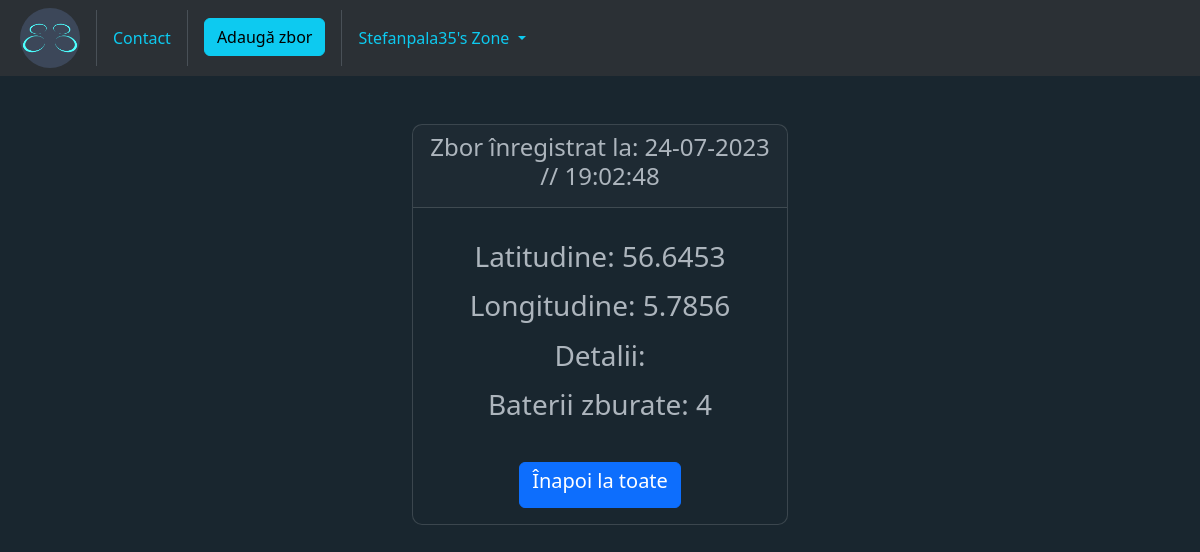
/MyZone/flight_details/4 (signed in), run on the app's committed database.
### home/models.py (models this page shows, shortened)
class Operator(AbstractUser):
	caa_code = models.CharField(verbose_name='CAA Code', max_length=40, unique=True, null=True)
	file1 = models.FileField(verbose_name='Certificat A1/A3', null=True, blank=True, upload_to='static/certificates/')
	file2 = models.FileField(verbose_name='Certificat A2', null=True, blank=True, upload_to='static/certificates/')

class FlightLog(models.Model):
	operator = models.ForeignKey(Operator, on_delete=models.CASCADE)  # CAA.ro code
	aircraft = models.ForeignKey(Aircraft, on_delete=models.CASCADE)  # aircraft name
	longitude = models.FloatField(null=True, blank=True)  # location
	latitude = models.FloatField(null=True, blank=True)  # location
	details = models.TextField(null=True, blank=True)  # mission - photo, video, recon, job
	batteries_flown = models.IntegerField(default=1)
	created_at = models.DateTimeField(auto_now_add=True)
	updated_at = models.DateTimeField(auto_now=True)

### home/views.py (the view)
# urls.py: path('MyZone/flight_details/<int:pk>', views.FlightDetailView.as_view(), name='flight-details'),
class FlightDetailView(LoginRequiredMixin, DetailView):
	template_name = 'home/flight_details.html'
	model = FlightLog

### templates/home/flight_details.html (shortened to what this page needs)
{% extends 'base.html' %}
{% block content %}
    <div class="container-fluid" data-bs-theme="dark">
        <div class="row">
            <div class="col-md-4 offset-md-4">
                <div class="card text-center ">
                    <div class="card-header">
                        <h4>Zbor înregistrat la: {{ flightlog.created_at|date:"d-m-Y // H:i:s" }}</h4>
                    </div>
                    <div class="card-body ">
                        <p class="card-text">
                            <h3>Latitudine: {{ flightlog.latitude }}</h3>
                        </p>
                        <p class="card-text">
                            <h3>Longitudine: {{ flightlog.longitude }}</h3>
                        </p>
                        <p class="card-text">
                            <h3>Detalii: {{ flightlog.details }}</h3>
                        </p>
                        <p class="card-text">
                            <h3>Baterii zburate: {{ flightlog.batteries_flown }}</h3>
                        </p>
                        <br>
                        <a href="{% url 'list-of-flights' %}" class="btn btn-primary"><h5>Înapoi la toate</h5></a>
                    </div>
                </div>
            </div>
        </div>
    </div>
{% endblock %}

### templates/navbar.html (shortened to what this page needs)
<nav class="navbar navbar-expand-lg bg-body-tertiary" data-bs-theme="dark">
    {% load static %}
    <div class="container-fluid">
        <a href="{% url 'homepage' %}">
            <img src="{% static 'images/LOGO256p-01.png' %}" alt="logo" width="60"
                 class="img-fluid rounded-circle mx-2">
        </a>
        <div class="collapse navbar-collapse" id="navbarSupportedContent">
            <ul class="navbar-nav me-auto mb-2 mb-lg-0">
                <li class="nav-item">
                    <a class="nav-link text-info btn btn-secondary m-2" href="{% url 'contact' %}">Contact</a>
                </li>
                <div class="d-flex flex-row">
                    {% if user.is_authenticated %}
                        <li class="nav-item">
                            <a href="{% url 'flight-add' %}" class="btn btn-info m-2 mx-3">Adaugă zbor</a>
                        </li>
                        <li class="nav-item dropdown">
                            <a class="nav-link dropdown-toggle btn btn-secondary text-info m-2" href="#" role="button"
                               data-bs-toggle="dropdown"
                               aria-expanded="false">
                                {{ user.username.title }}'s Zone
                            </a>
                        </li>
                    {% else %}
                        <div class="nav-item p-2 mx-2">
                            <a class="btn btn-info" href="{% url 'my-zone' %}">MyZone</a>
                        </div>
                    {% endif %}
                </div>
            </ul>
        </div>
    </div>
</nav>

### static/css/stylesheet.css (style rules this page uses)
.card { border-radius: 10px; background-color: #19262f; transition: box-shadow 0.3s ease-in-out; }

### templates/base.html (style rules this page uses)
body { background-color: #19262f !important; }

### data on the page
Operator: username "Stefanpala35"
FlightLog: created_at "24-07-2023 // 19:02:48", latitude "56.6453", longitude "5.7856", batteries_flown "4"
